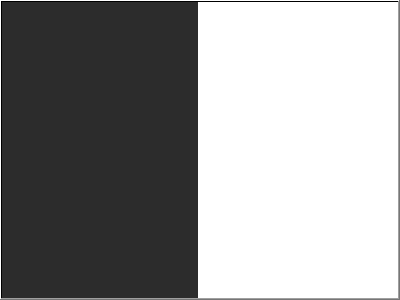
<?xml version="1.0" encoding="UTF-8"?>
<ui version="4.0">
 <class>SkillBar</class>
 <widget class="QPushButton" name="SkillBar">
  <property name="geometry">
   <rect>
    <x>0</x>
    <y>0</y>
    <width>400</width>
    <height>300</height>
   </rect>
  </property>
  <property name="windowTitle">
   <string>Frame</string>
  </property>
  <property name="styleSheet">
   <string notr="true">background-color: qlineargradient(spread:pad, x1:0, y1:0, x2:1, y2:0, stop:0.495 rgba(0, 0, 0, 149), stop:0.496 rgba(0, 0, 0, 0));</string>
  </property>
 </widget>
 <resources/>
 <connections/>
</ui>
